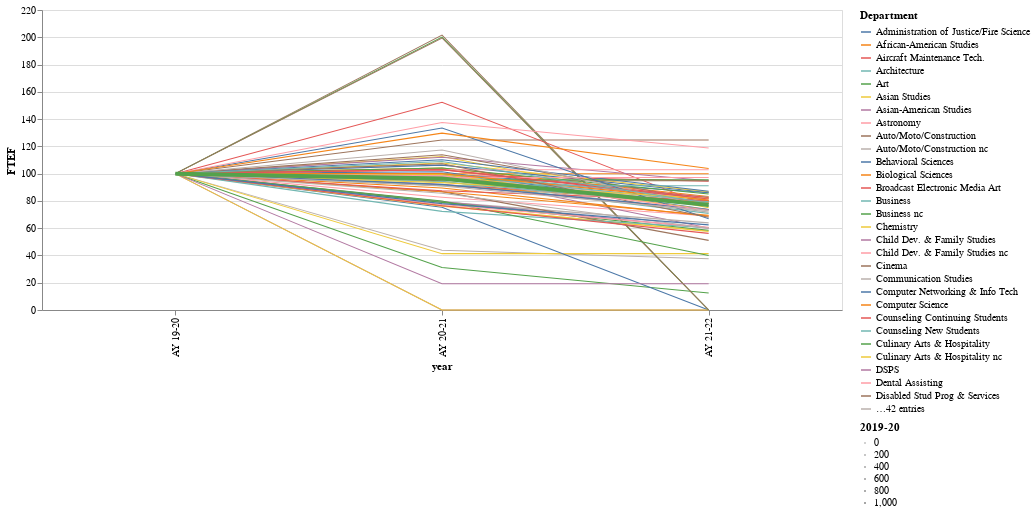

Notebook code for this chart:
### Code cell


### Figure 1 — Vega-Lite specification as saved in the notebook (floating-point values rounded to 4 significant figures; data arrays with more than 128 entries replaced by an {"elided": "..."} marker saying what was removed)
{"config": {"view": {"continuousWidth": 400, "continuousHeight": 300}}, "data": {"name": "data-c0cad3eb2e0793a15bba7cd35304f309"}, "mark": {"type": "line", "align": "left"}, "encoding": {"color": {"type": "nominal", "field": "Department"}, "size": {"type": "quantitative", "field": "2019-20"}, "x": {"type": "nominal", "field": "year"}, "y": {"type": "quantitative", "field": "FTEF"}}, "width": 800, "$schema": "https://vega.github.io/schema/vega-lite/v4.8.1.json", "datasets": {"data-c0cad3eb2e0793a15bba7cd35304f309": {"elided": "213 records"}}}
